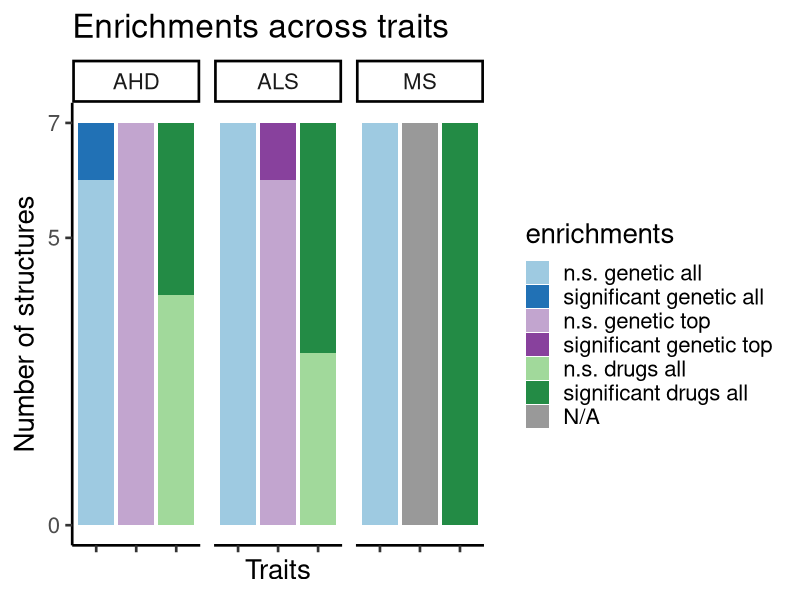

Recreate this plot in R.
## ---- chunk 1
library(ggplot2)
## ---- chunk 2
mydata <- read.csv("Enrichments_barplot_w8_V10F24_107B1.csv", sep = ";")
## ---- chunk 3
enrichments <- mydata$Enrichment
trait <- mydata$Trait
number_of_structures <- as.numeric(mydata$Structures)
geneset <- mydata$Gene.set
factor_lvl <- 1:length(mydata[,1])
## ---- chunk 4
enrichments <- factor(enrichments, levels = rev(unique(enrichments)))
geneset <- factor(geneset, levels = unique(geneset))
trait <- factor(trait, levels = unique(trait))

## ---- chunk 5
# creating data frame 
enriched_proportions <- data.frame(number_of_structures,trait,enrichments,geneset,factor_lvl)

## ---- chunk 6
p1 <-   ggplot(enriched_proportions, aes(x=geneset, y=number_of_structures, fill = enrichments)) +
    geom_bar(stat="identity", position = "stack") +
    scale_y_continuous(breaks = c(0,5,7)) + #,limits = c(0,20)) +
    #geom_text(size = 6, position = position_stack(vjust = 0.75),aes(label = number_of_structures)) +
    facet_wrap(~ trait, ncol = 12) +
    labs(title="Enrichments across traits") +
    xlab("Traits") +
    ylab("Number of structures") +
    theme_classic(base_size = 20) +
    theme(axis.text.x=element_blank()) +
    scale_fill_manual(values=c("grey60","#238B45", "#A1D99B","#88419D","#C2A5CF","#2171B5","#9ECAE1")) +
    #coord_flip() +
    guides(fill = guide_legend(reverse = T))

p1
## ---- chunk 7
sessionInfo()
